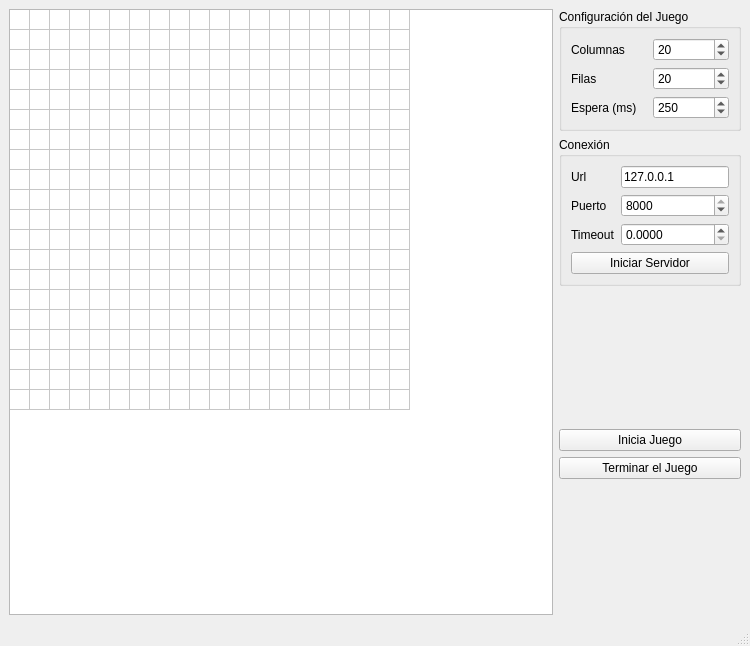
<?xml version="1.0" encoding="UTF-8"?>
<ui version="4.0">
 <class>MainWindow</class>
 <widget class="QMainWindow" name="MainWindow">
  <property name="geometry">
   <rect>
    <x>0</x>
    <y>0</y>
    <width>750</width>
    <height>646</height>
   </rect>
  </property>
  <property name="minimumSize">
   <size>
    <width>0</width>
    <height>0</height>
   </size>
  </property>
  <property name="windowTitle">
   <string>Servidor</string>
  </property>
  <widget class="QWidget" name="centralwidget">
   <layout class="QHBoxLayout" name="horizontalLayout">
    <item>
     <widget class="QTableWidget" name="tableWidget">
      <property name="sizePolicy">
       <sizepolicy hsizetype="Expanding" vsizetype="Expanding">
        <horstretch>0</horstretch>
        <verstretch>0</verstretch>
       </sizepolicy>
      </property>
      <property name="verticalScrollBarPolicy">
       <enum>Qt::ScrollBarAlwaysOff</enum>
      </property>
      <property name="horizontalScrollBarPolicy">
       <enum>Qt::ScrollBarAlwaysOff</enum>
      </property>
      <property name="autoScroll">
       <bool>true</bool>
      </property>
      <property name="dragDropOverwriteMode">
       <bool>true</bool>
      </property>
      <property name="rowCount">
       <number>20</number>
      </property>
      <property name="columnCount">
       <number>20</number>
      </property>
      <attribute name="horizontalHeaderVisible">
       <bool>false</bool>
      </attribute>
      <attribute name="horizontalHeaderDefaultSectionSize">
       <number>20</number>
      </attribute>
      <attribute name="horizontalHeaderHighlightSections">
       <bool>false</bool>
      </attribute>
      <attribute name="horizontalHeaderMinimumSectionSize">
       <number>1</number>
      </attribute>
      <attribute name="verticalHeaderVisible">
       <bool>false</bool>
      </attribute>
      <attribute name="verticalHeaderDefaultSectionSize">
       <number>20</number>
      </attribute>
      <attribute name="verticalHeaderHighlightSections">
       <bool>false</bool>
      </attribute>
      <attribute name="verticalHeaderMinimumSectionSize">
       <number>1</number>
      </attribute>
      <row/>
      <row/>
      <row/>
      <row/>
      <row/>
      <row/>
      <row/>
      <row/>
      <row/>
      <row/>
      <row/>
      <row/>
      <row/>
      <row/>
      <row/>
      <row/>
      <row/>
      <row/>
      <row/>
      <row/>
      <column/>
      <column/>
      <column/>
      <column/>
      <column/>
      <column/>
      <column/>
      <column/>
      <column/>
      <column/>
      <column/>
      <column/>
      <column/>
      <column/>
      <column/>
      <column/>
      <column/>
      <column/>
      <column/>
      <column/>
     </widget>
    </item>
    <item>
     <layout class="QVBoxLayout" name="verticalLayout_2">
      <property name="sizeConstraint">
       <enum>QLayout::SetMinimumSize</enum>
      </property>
      <item>
       <widget class="QGroupBox" name="groupBox">
        <property name="sizePolicy">
         <sizepolicy hsizetype="Preferred" vsizetype="Maximum">
          <horstretch>0</horstretch>
          <verstretch>0</verstretch>
         </sizepolicy>
        </property>
        <property name="title">
         <string>Configuración del Juego</string>
        </property>
        <layout class="QGridLayout" name="gridLayout">
         <item row="0" column="0">
          <widget class="QLabel" name="label_3">
           <property name="text">
            <string>Columnas</string>
           </property>
          </widget>
         </item>
         <item row="1" column="0">
          <widget class="QLabel" name="label">
           <property name="text">
            <string>Filas</string>
           </property>
          </widget>
         </item>
         <item row="0" column="1">
          <widget class="QSpinBox" name="spinBox_2">
           <property name="minimum">
            <number>1</number>
           </property>
           <property name="maximum">
            <number>1000000000</number>
           </property>
           <property name="value">
            <number>20</number>
           </property>
          </widget>
         </item>
         <item row="1" column="1">
          <widget class="QSpinBox" name="spinBox_3">
           <property name="minimum">
            <number>1</number>
           </property>
           <property name="maximum">
            <number>1000000000</number>
           </property>
           <property name="value">
            <number>20</number>
           </property>
          </widget>
         </item>
         <item row="2" column="1">
          <widget class="QSpinBox" name="spinBox">
           <property name="maximum">
            <number>3000</number>
           </property>
           <property name="value">
            <number>250</number>
           </property>
          </widget>
         </item>
         <item row="2" column="0">
          <widget class="QLabel" name="label_2">
           <property name="text">
            <string>Espera (ms)</string>
           </property>
          </widget>
         </item>
        </layout>
       </widget>
      </item>
      <item>
       <widget class="QGroupBox" name="groupBox_2">
        <property name="sizePolicy">
         <sizepolicy hsizetype="Maximum" vsizetype="Maximum">
          <horstretch>0</horstretch>
          <verstretch>0</verstretch>
         </sizepolicy>
        </property>
        <property name="title">
         <string>Conexión</string>
        </property>
        <layout class="QGridLayout" name="gridLayout_2">
         <item row="0" column="0">
          <widget class="QLabel" name="label_6">
           <property name="text">
            <string>Url</string>
           </property>
          </widget>
         </item>
         <item row="0" column="1">
          <widget class="QLineEdit" name="lineEdit">
           <property name="text">
            <string>127.0.0.1</string>
           </property>
          </widget>
         </item>
         <item row="2" column="0">
          <widget class="QLabel" name="label_5">
           <property name="text">
            <string>Timeout</string>
           </property>
          </widget>
         </item>
         <item row="3" column="0" colspan="2">
          <widget class="QPushButton" name="pushButton">
           <property name="text">
            <string>Iniciar Servidor</string>
           </property>
          </widget>
         </item>
         <item row="2" column="1">
          <widget class="QDoubleSpinBox" name="doubleSpinBox">
           <property name="decimals">
            <number>4</number>
           </property>
          </widget>
         </item>
         <item row="1" column="0">
          <widget class="QLabel" name="label_4">
           <property name="text">
            <string>Puerto</string>
           </property>
          </widget>
         </item>
         <item row="1" column="1">
          <widget class="QSpinBox" name="spinBox_4">
           <property name="maximum">
            <number>8000</number>
           </property>
           <property name="value">
            <number>8000</number>
           </property>
          </widget>
         </item>
        </layout>
       </widget>
      </item>
      <item>
       <spacer name="verticalSpacer_2">
        <property name="orientation">
         <enum>Qt::Vertical</enum>
        </property>
        <property name="sizeType">
         <enum>QSizePolicy::MinimumExpanding</enum>
        </property>
        <property name="sizeHint" stdset="0">
         <size>
          <width>20</width>
          <height>40</height>
         </size>
        </property>
       </spacer>
      </item>
      <item>
       <widget class="QPushButton" name="pushButton_2">
        <property name="text">
         <string>Inicia Juego</string>
        </property>
       </widget>
      </item>
      <item>
       <widget class="QPushButton" name="pushButton_3">
        <property name="text">
         <string>Terminar el Juego</string>
        </property>
       </widget>
      </item>
      <item>
       <spacer name="verticalSpacer">
        <property name="orientation">
         <enum>Qt::Vertical</enum>
        </property>
        <property name="sizeType">
         <enum>QSizePolicy::MinimumExpanding</enum>
        </property>
        <property name="sizeHint" stdset="0">
         <size>
          <width>20</width>
          <height>40</height>
         </size>
        </property>
       </spacer>
      </item>
     </layout>
    </item>
   </layout>
  </widget>
  <widget class="QMenuBar" name="menubar">
   <property name="geometry">
    <rect>
     <x>0</x>
     <y>0</y>
     <width>750</width>
     <height>27</height>
    </rect>
   </property>
  </widget>
  <widget class="QStatusBar" name="statusbar"/>
 </widget>
 <resources/>
 <connections/>
</ui>
